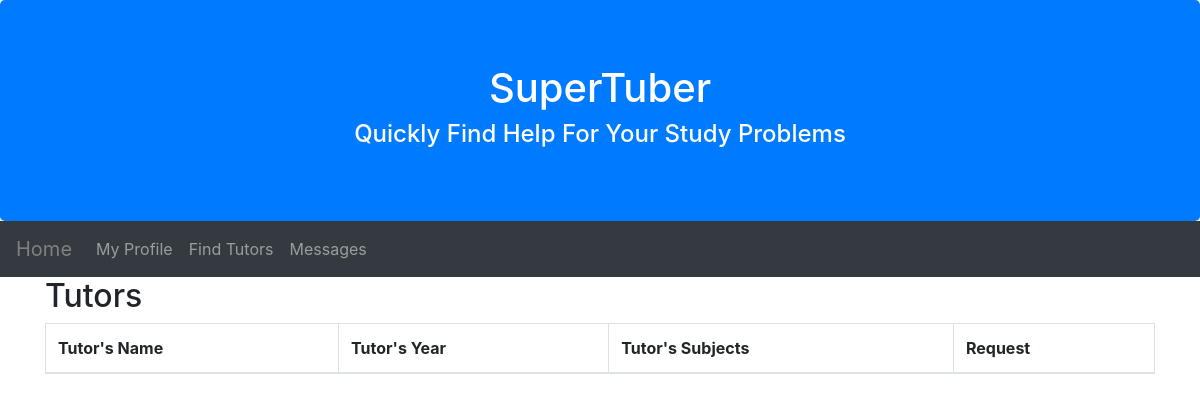
Page /home/findtutors/ on the earlier database version.
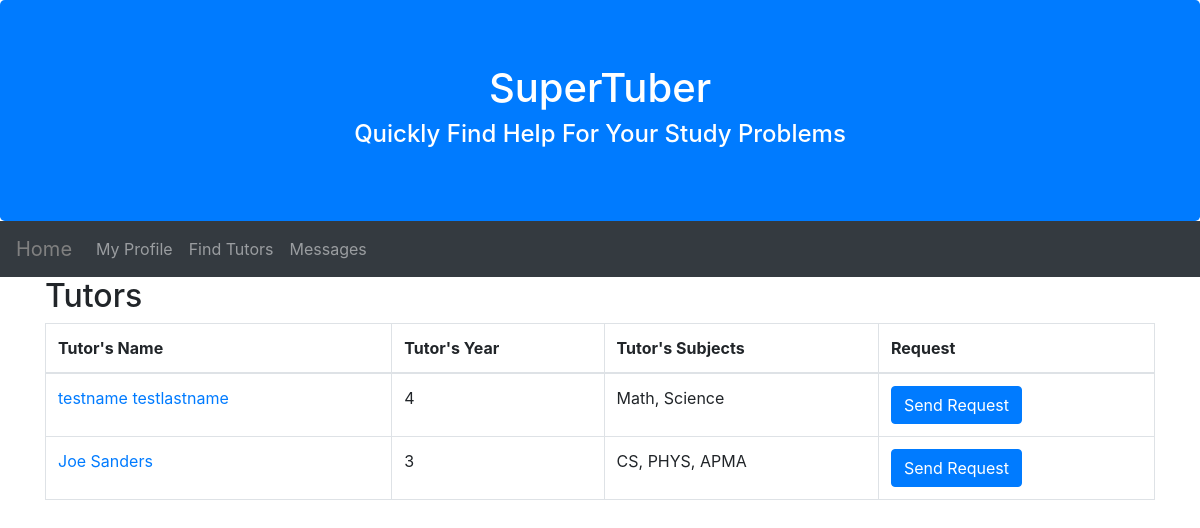
Same page on the later database version.
### FindTutors/models.py (models this page shows)
class BigUser(models.Model):
    user = models.OneToOneField(User, on_delete=models.CASCADE,null=True)
    firstname = models.CharField(max_length = 200)
    lastname = models.CharField(max_length = 200)
    email = models.EmailField(max_length = 255)
    phone_number = models.IntegerField(blank=True, null=True)
    is_tutee = models.BooleanField('student status', default=False)
    is_tutor = models.BooleanField('teacher status', default=False)
    year = models.IntegerField(blank=True, null=True)
    subjects = models.CharField(max_length = 500, default="")
    def __str__(self):
        return "%s's profile" % self.user

### FindTutors/views.py (the view)
# urls.py: path('findtutors/', views.Tutors, name='tutors'),
def Tutors(request):
    model = BigUser
    the_tutors = []
    for user in BigUser.objects.all():
        if user.is_tutor:
            the_tutors.append(user)
            print(user)
    return render(request,'FindTutors/tutors.html',{'tutors':the_tutors})

### FindTutors/templates/FindTutors/tutors.html (shortened to what this page needs)
<!DOCTYPE html>
<html>
<html lang="en">
<head>
  <link rel="stylesheet" href="https://maxcdn.bootstrapcdn.com/bootstrap/4.4.1/css/bootstrap.min.css">
</head>
<div class="jumbotron text-center bg-primary text-white" style="margin-bottom:0">
  <h1>SuperTuber</h1>
  <h4>Quickly Find Help For Your Study Problems</h4>
</div>
<nav class="navbar navbar-expand-sm bg-dark navbar-dark">
  <a class="navbar-brand" href="/home"><font color="grey">Home</font></a>
  <div class="collapse navbar-collapse" id="collapsibleNavbar">
    <ul class="navbar-nav">
      <li class="nav-item">
        <a class="nav-link" href="/home/profile">My Profile</a>
      </li>
        <li class="nav-item">
        <a class="nav-link" href="">Find Tutors</a>
      </li>
        <li class="nav-item">
        <a class="nav-link" href="/home/messages">Messages</a>
      </li>
    </ul>
  </div>
</nav>
<body>
  <div class="container">
    <h2>Tutors</h2>
    <table class="table table-bordered table-hover">
      <thead>
        <tr>
          <th>Tutor's Name</th>
          <th>Tutor's Year</th>
          <th>Tutor's Subjects</th>
          <th>Request</th>
        </tr>
      </thead>
      <tbody>
        {% for tutor in tutors %}
          <tr>
            <td><a href="{{tutor.firstname}}/">{{ tutor.firstname }} {{tutor.lastname }}</a></td>
            <td>{{ tutor.year }} </td>
            <td>{{ tutor.subjects }} </td>
            <td><a class="btn btn-primary" href="/../home/request/?recipient={{tutor.email}}" role = "button">Send Request</a></td>
          </tr>
        {% endfor %}
      </tbody>
    </table>
  </div>
</body>
</html>

Differences in the rows shown:
added BigUser: firstname "testname", lastname "testlastname", year "4", subjects "Math, Science"
added BigUser: firstname "Joe", lastname "Sanders", year "3", subjects "CS, PHYS, APMA"
